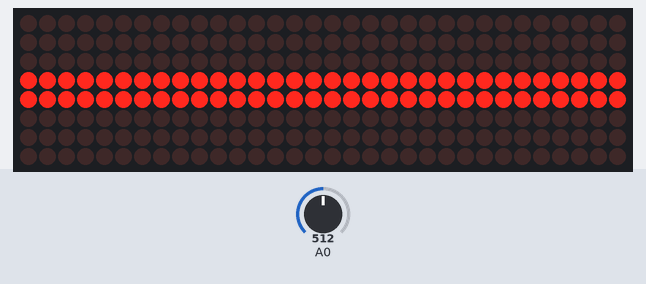
Bench run of a program on a simulated ESP8266 (NodeMCU). Parts: 32×8 LED matrix. The test bench sets the inputs (shaded band); at power-on: A0 = 512. What the program prints to the serial monitor is not drawn.

Above: at 1.2 s.
1.3 s: A0 set to 716
At 1.59 s:
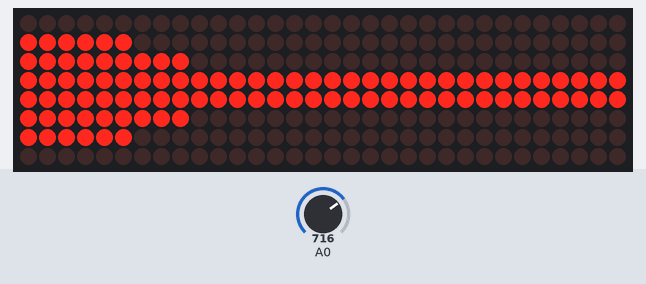
3.0 s: A0 set to 511
At 3.24 s:
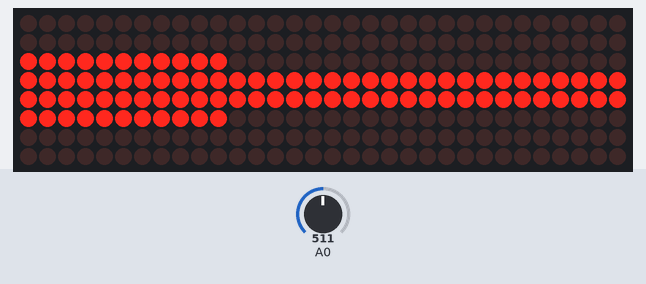
4.6 s: A0 set to 306
At 4.72 s:
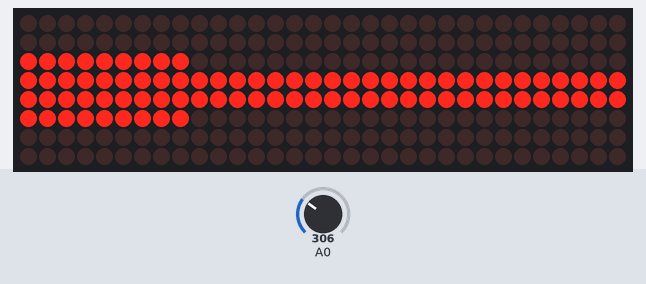
6.2 s: A0 set to 122
At 6.38 s:
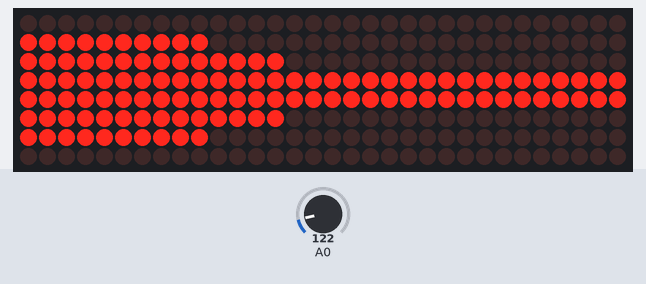
7.9 s: A0 set to 0
At 8.11 s:
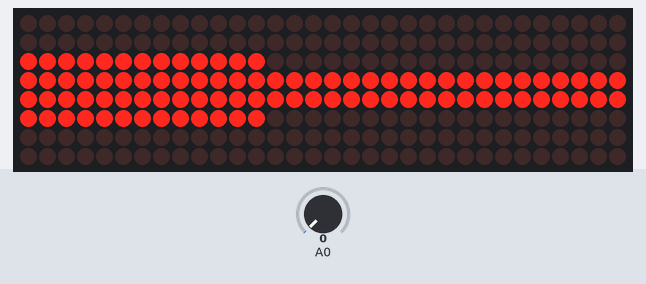
9.6 s: A0 set to 265
Timing chart, 0 to 12.2 s (numbered marks = the images above; inputs shaded):
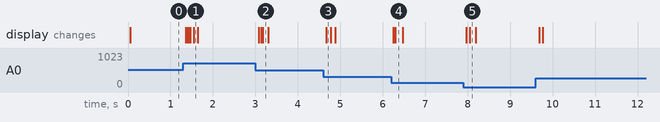

Measured:
- after the input at 1.3 s, the display: first changes after 0.06 s (image 1 shows a later state)
- after the input at 3.0 s, the display: first changes after 0.08 s (image 2 shows a later state)
- after the input at 4.6 s, the display: changes after 0.07 s (image 3)
- after the input at 6.2 s, the display: first changes after 0.05 s (image 4 shows a later state)
- after the input at 7.9 s, the display: first changes after 0.07 s (image 5 shows a later state)

The program:

main.cpp
```cpp
#include <Arduino.h>
#include <Adafruit_GFX.h>
#include <ESP8266WiFi.h>
#include <Max72xxPanel.h>

#include "debug.h"

#include "spectrum_analyzer.h"
#include "volume_analyzer.h"

#define USE_SPECTRUM

constexpr int MATRIX_PIN_CS = 5;
constexpr int MATRIX_WIDTH = 1;
constexpr int MATRIX_HEIGHT = 4;

constexpr int MATRIX_ROTATION = 1;
constexpr int MATRIX_INTENSITY = 1;

const uint16_t SAMPLE_RATE = 9400;

const uint16_t AUDIO_GAIN = 10;
const uint16_t AUDIO_GATE = 0;

const uint16_t RENDER_INTERVAL = 1000 / 50;

const uint16_t WINDOW_DURATION = 5000;

Max72xxPanel matrix = Max72xxPanel(MATRIX_PIN_CS, MATRIX_WIDTH, MATRIX_HEIGHT);

#if defined(USE_SPECTRUM)
const uint16_t SAMPLE_SIZE = 256;
const uint16_t UPDATE_INTERVAL = 1000 / 15;

SpectrumAnalyzer<SAMPLE_SIZE, MATRIX_HEIGHT * 8, A0> analyzer(
        SAMPLE_RATE, UPDATE_INTERVAL, WINDOW_DURATION, AUDIO_GAIN, AUDIO_GATE);
#else
const uint16_t SAMPLE_SIZE = 16;
const uint16_t UPDATE_INTERVAL = 1000 / 40;

VolumeAnalyzer<SAMPLE_SIZE, MATRIX_HEIGHT * 8, A0> analyzer(
        SAMPLE_RATE, UPDATE_INTERVAL, WINDOW_DURATION, AUDIO_GAIN, AUDIO_GATE);
#endif

unsigned long last_render = 0;

void setup() {
#if defined(DEBUG)
    Serial.begin(115200);
    while (!Serial);
#endif

    WiFi.mode(WIFI_OFF);

    matrix.setIntensity(MATRIX_INTENSITY);
    matrix.setRotation(MATRIX_ROTATION);

    D_PRINT("Initialized");
}

void render();

void loop() {
    const auto start = millis();

    if (millis() - last_render >= RENDER_INTERVAL) {
        render();
        last_render = millis();
    }

    analyzer.tick();

    const auto elapsed = millis() - start;
    if (elapsed > RENDER_INTERVAL) D_PRINTF("OMG! Too long: %lu ms\n", elapsed);
}

void render() {
    matrix.fillScreen(LOW);

    const auto k = min<uint8_t>(255, analyzer.delta() * 255 / UPDATE_INTERVAL);

    for (int16_t i = 0; i < matrix.width(); ++i) {
        const auto value = analyzer.get(i, k);
        const auto height = (int16_t) (value * matrix.height() / decltype(analyzer)::MAX_VALUE) / 2;

        matrix.drawLine(i, matrix.height() / 2 - height - 1, i, matrix.height() / 2 + height, HIGH);
    }

    matrix.write();
}
```

debug.h
```cpp
#pragma once

#define __DEBUG_LEVEL_VERBOSE 0

#ifndef DEBUG_LEVEL
#define DEBUG_LEVEL 1
#endif

#ifdef DEBUG
#define D_PRINT(x) Serial.println(x)
#define D_PRINTF(...) Serial.printf(__VA_ARGS__)
#define D_WRITE(x) Serial.print(x)

#if DEBUG_LEVEL == __DEBUG_LEVEL_VERBOSE
#define VERBOSE(ARG) (ARG)
#else
#define VERBOSE(ARG)
#endif

#else
#define D_PRINT(x)
#define D_PRINTF(...)
#define D_WRITE(x)

#define VERBOSE(ARG)
#endif
```

analog.h
```cpp
#pragma once

#include <Arduino.h>

#include "debug.h"

class AnalogSample {
    uint16_t *_data;
    size_t _size;
    size_t _offset;

public:
    AnalogSample(uint16_t *data, size_t size, size_t offset) : _data(data), _size(size), _offset(offset) {};

    AnalogSample(const AnalogSample &) = delete;
    AnalogSample &operator=(const AnalogSample &) = delete;

    [[nodiscard]] inline size_t size() const { return _size; }
    [[nodiscard]] inline size_t offset() const { return _offset; }

    [[nodiscard]] inline const uint16_t *data() const { return _data; }

    inline uint16_t &operator[](size_t index) { return _data[_get_index(index)]; }
    inline const uint16_t &operator[](size_t index) const { return _data[_get_index(index)]; }

private:
    [[nodiscard]] inline size_t _get_index(size_t index) const {
        const auto _pos = index + _offset;
        return _pos >= _size ? _pos - _size : _pos;
    }
};

class AnalogReader {
    size_t _size;
    uint16_t *_data;

    uint8_t _pin;
    uint16_t _sample_rate;
    uint16_t _read_interval;

    unsigned long _last_read_time = 0;
    size_t _index = 0;

public:
    explicit AnalogReader(size_t size, uint8_t pin, uint16_t sample_rate);
    ~AnalogReader();

    bool read_if_needed();

    void read_sample();

    [[nodiscard]] const uint16_t *data() { return this->_rearrange(), _data; }
    [[nodiscard]] inline AnalogSample raw_data() { return {_data, _size, _index}; };

private:
    void _rearrange();
    static void _reverse(uint16_t *data, size_t left, size_t right);
};

AnalogReader::AnalogReader(size_t size, uint8_t pin, uint16_t sample_rate) : _size(size), _pin(pin), _sample_rate(sample_rate) {
    _data = new uint16_t[size];
    memset(_data, 0, sizeof(uint16_t) * size);

    _read_interval = (uint32_t) 1000000 / _sample_rate;
}

AnalogReader::~AnalogReader() {
    delete[] _data;
}

bool AnalogReader::read_if_needed() {
    const auto now = micros();
    if (now - _last_read_time < _read_interval) return false;

    _last_read_time = now;
    _data[_index] = analogRead(_pin);

    if (++_index == _size) _index = 0;

    return true;
}

void AnalogReader::read_sample() {
    _index = 0;

    for (size_t i = 0; i < _size; ++i) {
        const auto t = micros();

        _data[i] = analogRead(_pin);

        const auto elapsed = micros() - t;

        if (elapsed < _read_interval) {
            delayMicroseconds(_read_interval - elapsed);
        }
    }
}

void AnalogReader::_rearrange() {
    if (_index == 0) return;

    _reverse(_data, 0, _size - 1);
    _reverse(_data, 0, _size - _index - 1);
    _reverse(_data, _size - _index, _size - 1);

    _index = 0;
}

void AnalogReader::_reverse(uint16_t *data, size_t left, size_t right) {
    while (left < right) {
        std::swap(data[left], data[right]);

        left++;
        right--;
    }
}
```

fourier.h
```cpp
#pragma once

#include <array>
#include <cctype>
#include <cmath>

template<uint16_t SampleSize, uint16_t CosAmount = 4096>
class Fourier {
    static_assert((SampleSize & (SampleSize - 1)) == 0, "SampleSize must be power of 2");

    constexpr std::array<int16_t, SampleSize> _init_cos_table();
    const std::array<int16_t, SampleSize> _cos_table = _init_cos_table();

    uint16_t _gain;

public:
    static constexpr uint16_t SAMPLE_SIZE = SampleSize;
    static constexpr uint16_t SPECTRUM_SIZE = SampleSize / 2;

    static constexpr uint16_t COS_AMOUNT = CosAmount;

    explicit Fourier(uint16_t gain = 1);

    void dft(const uint16_t *data, uint16_t *result);
    void fft(const uint16_t *data, uint16_t *result);

private:
    void _fft(const uint16_t *in, int32_t *out, uint16_t length, uint16_t step);
};

template<uint16_t SampleSize, uint16_t CosAmount>
Fourier<SampleSize, CosAmount>::Fourier(uint16_t gain): _gain(gain) {}

template<uint16_t SampleSize, uint16_t CosAmount>
void Fourier<SampleSize, CosAmount>::dft(const uint16_t *data, uint16_t *result) {
    auto t_begin = micros();

    for (uint16_t freq = 0; freq < SPECTRUM_SIZE; ++freq) {
        int32_t freq_amp = 0;

        for (uint16_t i = 0; i < SAMPLE_SIZE; ++i) {
            freq_amp += (int32_t) data[i] * _cos_table[(freq * i) % SAMPLE_SIZE];
        }

        result[freq] = abs(freq_amp) * _gain / COS_AMOUNT / SPECTRUM_SIZE;
    }

    // TODO: 0-nth freq. always too big
    result[0] = result[1];

    D_PRINTF("DFT: %lu us\n", micros() - t_begin);
}


template<uint16_t SampleSize, uint16_t CosAmount>
void Fourier<SampleSize, CosAmount>::fft(const uint16_t *data, uint16_t *result) {
    auto t_begin = micros();

    int32_t temp[SAMPLE_SIZE];
    _fft(data, temp, SAMPLE_SIZE, 1);

    // TODO: 0-nth freq. always too high
    temp[0] = temp[1];

    for (int i = 0; i < SPECTRUM_SIZE; ++i) {
        result[i] = abs(temp[i]) * _gain / SPECTRUM_SIZE;
    }

    D_PRINTF("FFT: %lu us\n", micros() - t_begin);
}

template<uint16_t SampleSize, uint16_t CosAmount>
void Fourier<SampleSize, CosAmount>::_fft(const uint16_t *in, int32_t *out, uint16_t length, uint16_t step) {
    if (length == 1) {
        *out = *in;
        return;
    }

    length /= 2;

    _fft(in, out, length, 2 * step);
    _fft(in + step, out + length, length, 2 * step);

    size_t period = SAMPLE_SIZE / length;
    for (size_t i = 0, j = 0; i < length; i++, j += period) {
        int32_t temp = out[i + length] * _cos_table[j % SAMPLE_SIZE] / COS_AMOUNT;

        out[i + length] = out[i] - temp;
        out[i] += temp;
    }
}

template<uint16_t SampleSize, uint16_t CosAmount>
constexpr std::array<int16_t, SampleSize> Fourier<SampleSize, CosAmount>::_init_cos_table() {
    const float const_part = 2 * M_PI / SampleSize;

    std::array<int16_t, SampleSize> a{};
    for (size_t i = 0; i < SampleSize; ++i) {
        a[i] = cosf(const_part * (float) i) * CosAmount;
    }

    return a;
}
```

resample.h
```cpp
#pragma once

#include <array>
#include <cctype>
#include <cmath>

template<uint16_t BucketCount, uint16_t InputSize>
class Resample {
    constexpr std::array<uint16_t, BucketCount> _init_index_table(uint16_t min_freq, uint16_t max_freq);
    const std::array<uint16_t, BucketCount> _index_table;

public:
    Resample(uint16_t min_freq, uint16_t max_freq) : _index_table(_init_index_table(min_freq, max_freq)) {}

    inline const uint16_t &operator[](size_t index) const {
        return _index_table[index];
    }
};

template<uint16_t BucketCount, uint16_t InputSize>
constexpr std::array<uint16_t, BucketCount> Resample<BucketCount, InputSize>::_init_index_table(uint16_t min_freq, uint16_t max_freq) {
    std::array<uint16_t, BucketCount> bucket_index{};
    bucket_index[0] = 0;

    float octave_step = pow(max_freq / min_freq, 1.f / BucketCount);

    D_PRINTF("Resample setup: [%u, %u] (step: %.2f)\n", min_freq, max_freq, octave_step);

    float prev_bucket_value = min_freq;
    for (int i = 1; i < BucketCount - 1; ++i) {
        float value = prev_bucket_value * octave_step;
        bucket_index[i] = floor(InputSize * value / max_freq);
        prev_bucket_value = value;

        D_PRINTF("- %u: %.2f Hz (%u)\n", i, value, bucket_index[i]);
    }

    bucket_index[BucketCount - 1] = InputSize - 1;

    return bucket_index;
}
```

scale.h
```cpp
#pragma once

#include <array>
#include <cmath>

#include "debug.h"
#include "misc/window.h"

template<uint16_t LogCnt = 256, uint16_t MaxValue = 4096>
class LogScale {
    Window<WindowMode::MAX> _window_max;
    Window<WindowMode::MIN> _window_min;

    constexpr std::array<int16_t, LogCnt> _init_log_table();

    const std::array<int16_t, LogCnt> _log_table = _init_log_table();

public:
    static constexpr uint16_t LOG_CNT = LogCnt;
    static constexpr uint16_t MAX_VALUE = MaxValue;

    explicit LogScale(size_t window) : _window_max(window), _window_min(window) {}

    void scale(uint16_t *data, size_t size);
    uint16_t amplitude(const uint16_t *data, size_t size);

private:
    std::pair<uint16_t, uint16_t> _process_data(const uint16_t *data, size_t size);
    [[nodiscard]] inline uint16_t _width() const;
};

template<uint16_t LogCnt, uint16_t MaxValue>
void LogScale<LogCnt, MaxValue>::scale(uint16_t *data, size_t size) {
    const auto start_t = micros();

    _process_data(data, size);

    const auto width = _width();
    if (width == 0) return;

    for (size_t i = 0; i < size; ++i) {
        const uint16_t rel_value = (data[i] - _window_min.get()) * LOG_CNT / width;
        data[i] = _log_table[rel_value];
    }

    D_PRINTF("LogScale: %lu us\n", micros() - start_t);
}

template<uint16_t LogCnt, uint16_t MaxValue>
uint16_t LogScale<LogCnt, MaxValue>::amplitude(const uint16_t *data, size_t size) {
    const auto [v_min, v_max] = _process_data(data, size);

    const auto width = _width();
    if (width == 0) return 0;

    const auto amplitude = v_max - v_min;

    const uint16_t rel_value = amplitude * LOG_CNT / width;
    return _log_table[rel_value];
}

template<uint16_t LogCnt, uint16_t MaxValue>
std::pair<uint16_t, uint16_t> LogScale<LogCnt, MaxValue>::_process_data(const uint16_t *data, size_t size) {
    uint16_t v_max = std::numeric_limits<uint16_t>::min(), v_min = std::numeric_limits<uint16_t>::max();
    for (size_t i = 0; i < size; ++i) {
        const auto value = data[i];

        if (value < v_min) v_min = value;
        if (value > v_max) v_max = value;
    }

    VERBOSE(D_PRINTF("LogScale Input: %u..%u\n", v_min, v_max));

    _window_min.add(v_min);
    _window_max.add(v_max);

    return {v_min, v_max};
}

template<uint16_t LogCnt, uint16_t MaxValue>
inline uint16_t LogScale<LogCnt, MaxValue>::_width() const {
    const auto min = _window_min.get(), max = _window_max.get();
    VERBOSE(D_PRINTF("LogScale Window: %u..%u\n", min, max));

    return max - min;
}

template<uint16_t LogCnt, uint16_t MaxValue>
constexpr std::array<int16_t, LogCnt> LogScale<LogCnt, MaxValue>::_init_log_table() {
    std::array<int16_t, LogCnt> a{};
    for (size_t i = 0; i < a.size(); ++i) {
        a[i] = log10(1 + 9.f * i / (LogCnt - 1)) * MaxValue;
    }

    return a;
}
```

window.h
```cpp
#pragma once

#include <cctype>
#include <deque>

enum class WindowMode : uint8_t {
    MIN,
    MAX
};

namespace __window_internal {
    typedef uint16_t window_t;

    struct WindowPair {
        size_t index;
        window_t value;
    };
}

template<WindowMode Mode>
class Window {
    using window_t = __window_internal::window_t;
    using WindowPair = __window_internal::WindowPair;

    std::deque<WindowPair> _deque;

    bool _window_populated = false;
    size_t _current_index = 0;
    window_t _current_value = 0;

    size_t _window_size;

public:
    explicit Window(size_t size);

    [[nodiscard]] inline window_t get() const { return _current_value; };

    void add(window_t value);

private:
    inline __attribute__((always_inline)) bool _mode_op(const window_t &old_value, const window_t &new_value);
};

template<WindowMode Mode>
Window<Mode>::Window(size_t size) : _window_size(size) {}

template<WindowMode Mode>
void Window<Mode>::add(window_t value) {
    if (_window_populated) {
        while (!_deque.empty() && _current_index - _deque.front().index >= _window_size) {
            _deque.pop_front();
        }
    }

    while (!_deque.empty() && _mode_op(_deque.back().value, value)) {
        _deque.pop_back();
    }

    _deque.push_back({_current_index, value});

    _current_value = _deque.front().value;
    ++_current_index;

    if (!_window_populated && _current_index == _window_size) _window_populated = true;
}


template<>
inline __attribute__((always_inline)) bool Window<WindowMode::MAX>::_mode_op(const window_t &old_value, const window_t &new_value) {
    return new_value >= old_value;
}

template<>
inline __attribute__((always_inline)) bool Window<WindowMode::MIN>::_mode_op(const window_t &old_value, const window_t &new_value) {
    return new_value <= old_value;
}
```

spectrum_analyzer.h
```cpp
#pragma once

#include <Arduino.h>

#include "misc/analog.h"
#include "misc/fourier.h"
#include "misc/resample.h"
#include "misc/scale.h"

template<uint16_t SampleSize, uint16_t BucketCount, uint8_t AnalogPin>
class SpectrumAnalyzer {
    Fourier<SampleSize> _fourier;
    AnalogReader _reader;
    LogScale<> _log_scale;
    Resample<BucketCount, SampleSize / 2> _resample;

    const uint16_t _update_interval;
    const uint16_t _read_interval;

    uint16_t _gate;

    uint16_t _spectrum_1[SampleSize / 2]{};
    uint16_t _spectrum_2[SampleSize / 2]{};

    uint16_t *_current_spectrum = _spectrum_1;
    uint16_t *_prev_spectrum = _spectrum_2;

    unsigned long _last_fft_update = 0;

public:
    static constexpr uint16_t SPECTRUM_SIZE = decltype(_fourier)::SPECTRUM_SIZE;
    static constexpr uint16_t MAX_VALUE = decltype(_log_scale)::MAX_VALUE;

    SpectrumAnalyzer(uint16_t sample_rate, uint16_t update_interval, uint16_t window_duration, uint16_t _gain = 1, uint16_t gate = 0) :
            _fourier(_gain),
            _reader(SampleSize, AnalogPin, sample_rate),
            _log_scale(window_duration / update_interval),
            _resample(sample_rate / SPECTRUM_SIZE, sample_rate),
            _update_interval(update_interval),
            _read_interval(max(0, update_interval - ((int32_t) 1000 * SampleSize / sample_rate) * 2)),
            _gate(gate) {}

    void tick();

    [[nodiscard]] uint16_t get(uint16_t index, uint8_t frac = 255) const;
    [[nodiscard]] inline uint16_t delta() const { return millis() - _last_fft_update; }
};

template<uint16_t SampleSize, uint16_t BucketCount, uint8_t AnalogPin>
void SpectrumAnalyzer<SampleSize, BucketCount, AnalogPin>::tick() {
    if (millis() - _last_fft_update >= _read_interval) {
        _reader.read_if_needed();
    }

    if (millis() - _last_fft_update >= _update_interval) {
        const auto start = millis();

        uint16_t *tmp = _current_spectrum;
        _current_spectrum = _prev_spectrum;
        _prev_spectrum = tmp;

        _fourier.dft(_reader.data(), _current_spectrum);
        _log_scale.scale(_current_spectrum, SPECTRUM_SIZE);

        _last_fft_update = start;
    }
}

template<uint16_t SampleSize, uint16_t BucketCount, uint8_t AnalogPin>
uint16_t SpectrumAnalyzer<SampleSize, BucketCount, AnalogPin>::get(uint16_t index, uint8_t frac) const {
    uint16_t prev_index = index > 0 ? index - 1 : 0;

    uint16_t left = _resample[prev_index];
    uint16_t right = _resample[index];

    uint32_t accumulated = 0;
    uint32_t significant_cnt = 0;
    for (int j = left; j <= right; ++j) {
        const auto value = _prev_spectrum[j] - ((int32_t) _prev_spectrum[j] - _current_spectrum[j]) * frac / 255;
        accumulated += value;

        if (value >= _gate) ++significant_cnt;
    }

    if (significant_cnt > 0) accumulated /= significant_cnt;
    else accumulated = 0;

    return (uint16_t) min<uint32_t>(accumulated, MAX_VALUE);
}
```

Source omitted: volume_analyzer.h (1991 bytes)
